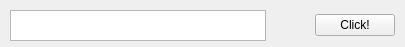
<?xml version="1.0" encoding="UTF-8"?>
<ui version="4.0">
 <class>finestra</class>
 <widget class="QMainWindow" name="finestra">
  <property name="geometry">
   <rect>
    <x>0</x>
    <y>0</y>
    <width>405</width>
    <height>47</height>
   </rect>
  </property>
  <property name="windowTitle">
   <string>MainWindow</string>
  </property>
  <widget class="QWidget" name="centralwidget">
   <widget class="QWidget" name="horizontalLayoutWidget">
    <property name="geometry">
     <rect>
      <x>10</x>
      <y>10</y>
      <width>385</width>
      <height>31</height>
     </rect>
    </property>
    <layout class="QHBoxLayout" name="horizontalLayout">
     <item alignment="Qt::AlignHCenter|Qt::AlignVCenter">
      <widget class="QTextEdit" name="name_edit">
       <property name="sizePolicy">
        <sizepolicy hsizetype="Preferred" vsizetype="Preferred">
         <horstretch>0</horstretch>
         <verstretch>0</verstretch>
        </sizepolicy>
       </property>
      </widget>
     </item>
     <item>
      <spacer name="horizontalSpacer">
       <property name="orientation">
        <enum>Qt::Horizontal</enum>
       </property>
       <property name="sizeHint" stdset="0">
        <size>
         <width>40</width>
         <height>20</height>
        </size>
       </property>
      </spacer>
     </item>
     <item>
      <widget class="QPushButton" name="saluta">
       <property name="text">
        <string>Click!</string>
       </property>
      </widget>
     </item>
    </layout>
   </widget>
  </widget>
 </widget>
 <resources/>
 <connections/>
</ui>
